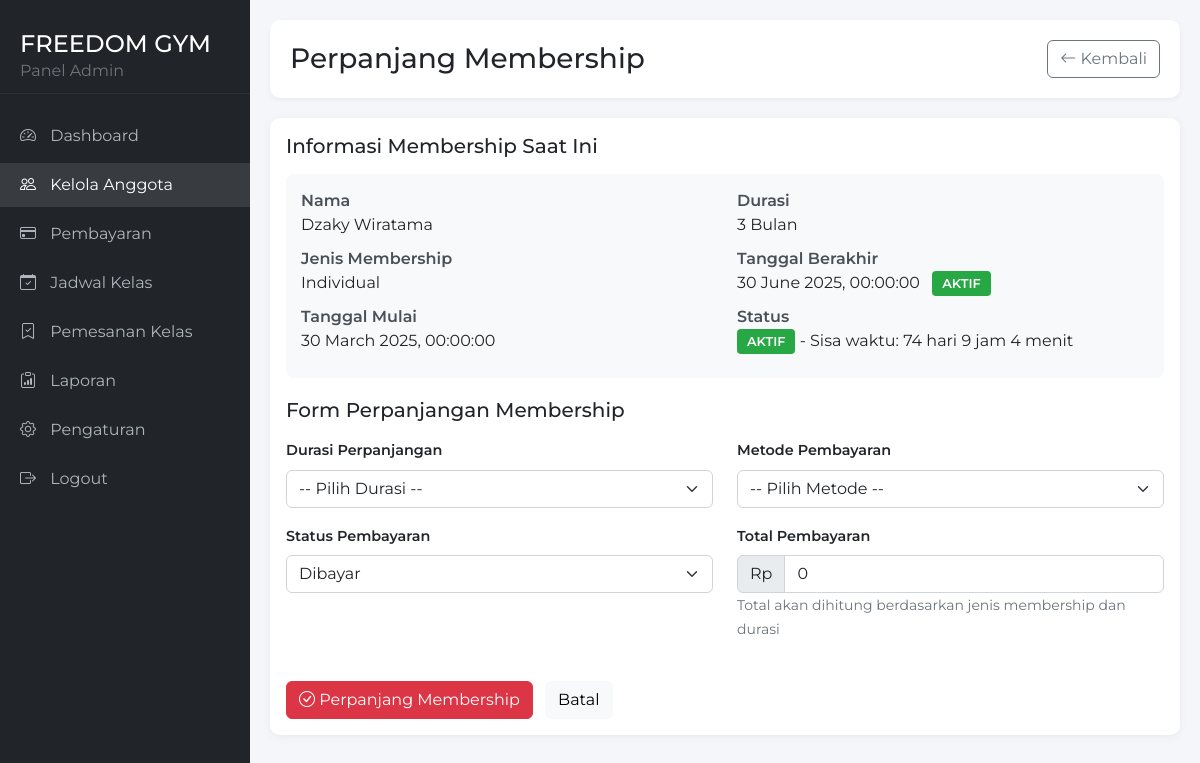
/admin-membership-renew.php?id=47 (signed in), run on the app's committed database.
### tables this page shows
CREATE TABLE `membership` (
  `id` int(11) NOT NULL,
  `nama` varchar(255) NOT NULL,
  `nomorHP` varchar(20) NOT NULL,
  `email` varchar(100) NOT NULL,
  `alamat` text NOT NULL,
  `tanggalLahir` date NOT NULL,
  `jenisKelamin` enum('Laki-laki','Perempuan','Lainnya') NOT NULL,
  `jenisMembership` enum('Visit','Individual','Squad') NOT NULL,
  `tanggalMulai` date NOT NULL,
  `durasiMembership` enum('1 Bulan','3 Bulan','6 Bulan','12 Bulan') NOT NULL,
  `metodePembayaran` enum('Tunai','Transfer Bank','QRIS') NOT NULL,
  `fotoDiri` varchar(255) NOT NULL DEFAULT 'assets/img/default-profile.png',
  `catatanKesehatan` text DEFAULT NULL,
  `namaKontakDarurat` varchar(255) NOT NULL,
  `nomorKontakDarurat` varchar(20) NOT NULL,
  `persetujuan` tinyint(1) NOT NULL,
  `tanggalDaftar` timestamp NOT NULL DEFAULT current_timestamp(),
  `username` varchar(50) DEFAULT NULL,
  `password` varchar(255) DEFAULT NULL
);

### admin-membership-renew.php (the view, shortened to what this page needs)
<?php
$servername = "localhost";
$username = "root";
$password = "";
$dbname = "gym";
$conn = new mysqli($servername, $username, $password, $dbname);
$id_anggota = 0;
$memberData = null;
function formatDateTime($dateTimeStr) {
    $date = new DateTime($dateTimeStr);
    return $date->format('d F Y, H:i:s');
}
function getDurationText($durationStr) {
    if ($durationStr === '1 Hari') {
        return '24 jam';
    } else {
        return $durationStr;
    }
}
if (isset($_GET['id']) && is_numeric($_GET['id'])) {
    $id_anggota = intval($_GET['id']);
    $query = "SELECT m.*, TIMESTAMPDIFF(SECOND, NOW(),
              CASE
                WHEN m.jenisMembership = 'Visit' THEN DATE_ADD(m.tanggalMulai, INTERVAL 24 HOUR)
                WHEN m.durasiMembership = '1 Bulan' THEN DATE_ADD(m.tanggalMulai, INTERVAL 1 MONTH)
                WHEN m.durasiMembership = '3 Bulan' THEN DATE_ADD(m.tanggalMulai, INTERVAL 3 MONTH)
                WHEN m.durasiMembership = '6 Bulan' THEN DATE_ADD(m.tanggalMulai, INTERVAL 6 MONTH)
                WHEN m.durasiMembership = '12 Bulan' THEN DATE_ADD(m.tanggalMulai, INTERVAL 12 MONTH)
                ELSE m.tanggalMulai
              END) as secondsRemaining
              FROM membership m WHERE m.id = ?";
    $stmt = $conn->prepare($query);
    $stmt->bind_param("i", $id_anggota);
    $stmt->execute();
    $result = $stmt->get_result();
    if ($result->num_rows > 0) {
        $memberData = $result->fetch_assoc();
    } else {
        $error = "Data anggota tidak ditemukan.";
    }
} else {
    $error = "ID anggota tidak valid.";
}
function calculateExpiryDate($memberData) {
    $startDate = new DateTime($memberData['tanggalMulai']);
    if ($memberData['jenisMembership'] === 'Visit') {
        $expiryDate = clone $startDate;
        $expiryDate->modify('+24 hours');
    } else {
        $durationStr = $memberData['durasiMembership'];
        $durationMonths = intval(explode(' ', $durationStr)[0]);
        $expiryDate = clone $startDate;
        $expiryDate->modify("+{$durationMonths} months");
    }
    return $expiryDate;
}
$expiryDate = null;
if ($memberData) {
    $expiryDate = calculateExpiryDate($memberData);
    $now = new DateTime();
    $isExpired = ($now > $expiryDate);
}
?>
<!DOCTYPE html>
<html lang="en">
<head>
    <link href="https://cdn.jsdelivr.net/npm/bootstrap@5.2.3/dist/css/bootstrap.min.css" rel="stylesheet">
    <link href="https://cdn.jsdelivr.net/npm/bootstrap-icons@1.10.0/font/bootstrap-icons.css" rel="stylesheet">
</head>
<body>
    <div class="sidebar">
        <div class="sidebar-header">
            <h4 class="mb-0">FREEDOM GYM</h4>
            <p class="text-muted mb-0">Panel Admin</p>
        </div>
        <ul class="sidebar-menu">
            <li><a href="admin-dashboard.php"><i class="bi bi-speedometer2"></i> Dashboard</a></li>
            <li><a href="admin-members.php" class="active"><i class="bi bi-people"></i> Kelola Anggota</a></li>
            <li><a href="admin-payments.php"><i class="bi bi-credit-card"></i> Pembayaran</a></li>
            <li><a href="admin-classes.php"><i class="bi bi-calendar-check"></i> Jadwal Kelas</a></li>
            <li><a href="admin-bookings.php"><i class="bi bi-bookmark-check"></i> Pemesanan Kelas</a></li>
            <li><a href="admin-reports.php"><i class="bi bi-clipboard-data"></i> Laporan</a></li>
            <li><a href="admin-settings.php"><i class="bi bi-gear"></i> Pengaturan</a></li>
            <li><a href="logout-admin.php"><i class="bi bi-box-arrow-right"></i> Logout</a></li>
        </ul>
    </div>
    <div class="content">
        <div class="page-header d-flex justify-content-between align-items-center">
            <h3 class="mb-0">Perpanjang Membership</h3>
            <a href="admin-member-view.php?id=<?php echo $id_anggota; ?>" class="btn btn-outline-secondary">
                <i class="bi bi-arrow-left"></i> Kembali
            </a>
        </div>
        <div class="card">
            <div class="card-body">
                <?php if($memberData): ?>
                    <h5 class="mb-3">Informasi Membership Saat Ini</h5>
                    <div class="membership-info">
                        <div class="row">
                            <div class="col-md-6">
                                <div class="info-item">
                                    <div class="info-label">Nama</div>
                                    <div><?php echo htmlspecialchars($memberData['nama']); ?></div>
                                </div>
                                <div class="info-item">
                                    <div class="info-label">Jenis Membership</div>
                                    <div><?php echo htmlspecialchars($memberData['jenisMembership']); ?></div>
                                </div>
                                <div class="info-item">
                                    <div class="info-label">Tanggal Mulai</div>
                                    <div><?php echo formatDateTime($memberData['tanggalMulai']); ?></div>
                                </div>
                            </div>
                            <div class="col-md-6">
                                <div class="info-item">
                                    <div class="info-label">Durasi</div>
                                    <div><?php echo htmlspecialchars(getDurationText($memberData['durasiMembership'])); ?></div>
                                </div>
                                <div class="info-item">
                                    <div class="info-label">Tanggal Berakhir</div>
                                    <div>
                                        <?php echo $expiryDate ? $expiryDate->format('d F Y, H:i:s') : 'Tidak tersedia'; ?>
                                        <?php if (isset($isExpired)): ?>
                                            <span class="ms-2 <?php echo $isExpired ? 'expired-badge' : 'active-badge'; ?>">
                                                <?php echo $isExpired ? 'KADALUARSA' : 'AKTIF'; ?>
                                            </span>
                                        <?php endif; ?>
                                    </div>
                                </div>
                                <div class="info-item">
                                    <div class="info-label">Status</div>
                                    <div>
                                        <?php
                                        if ($memberData['secondsRemaining'] > 0) {
                                            echo '<span class="active-badge">AKTIF</span> - Sisa waktu: ';
                                            $days = floor($memberData['secondsRemaining'] / (60 * 60 * 24));
                                            $hours = floor(($memberData['secondsRemaining'] % (60 * 60 * 24)) / (60 * 60));
                                            $minutes = floor(($memberData['secondsRemaining'] % (60 * 60)) / 60);
                                            if ($days > 0) {
                                                echo "$days hari ";
                                            }
                                            if ($hours > 0 || $days > 0) {
                                                echo "$hours jam ";
                                            }
                                            echo "$minutes menit";
                                        } else {
                                            echo '<span class="expired-badge">KADALUARSA</span>';
                                        }
                                        ?>
                                    </div>
                                </div>
                            </div>
                        </div>
                    </div>
                    <h5 class="mb-3">Form Perpanjangan Membership</h5>
                    <form method="POST" action="">
                        <div class="row">
                            <div class="col-md-6 mb-3">
                                <label for="durasi" class="form-label">Durasi Perpanjangan</label>
                                <select class="form-select" id="durasi" name="durasi" required>
                                    <option value="">-- Pilih Durasi --</option>
                                </select>
                            </div>
                            <div class="col-md-6 mb-3">
                                <label for="metode_pembayaran" class="form-label">Metode Pembayaran</label>
                                <select class="form-select" id="metode_pembayaran" name="metode_pembayaran" required>
                                    <option value="">-- Pilih Metode --</option>
                                </select>
                            </div>
                            <div class="col-md-6 mb-3">
                                <label for="status_pembayaran" class="form-label">Status Pembayaran</label>
                                <select class="form-select" id="status_pembayaran" name="status_pembayaran" required>
                                    <option value="paid">Dibayar</option>
                                </select>
                            </div>
                            <div class="col-md-6 mb-3">
                                <label for="total_pembayaran" class="form-label">Total Pembayaran</label>
                                <div class="input-group">
                                    <span class="input-group-text">Rp</span>
                                    <input type="text" class="form-control" id="total_pembayaran" readonly>
                                </div>
                                <small class="text-muted">Total akan dihitung berdasarkan jenis membership dan durasi</small>
                            </div>
                        </div>
                        <div class="mt-4">
                            <button type="submit" name="renew" class="btn btn-primary">
                                <i class="bi bi-check-circle"></i> Perpanjang Membership
                            </button>
                            <a href="admin-member-view.php?id=<?php echo $id_anggota; ?>" class="btn btn-light ms-2">Batal</a>
                        </div>
                    </form>
                <?php else: ?>
                    <div class="alert alert-warning">
                        Data anggota tidak ditemukan atau terjadi kesalahan.
                    </div>
                <?php endif; ?>
            </div>
        </div>
    </div>
</body>
</html>

### admin-membership-renew.php (style rules this page uses)
body { font-family: 'Montserrat', sans-serif; background-color: #f4f6f9; min-height: 100vh; }
.sidebar { background-color: #212529; color: white; min-width: 250px; max-width: 250px; min-height: 100vh; padding-top: 20px; position: fixed; z-index: 100; }
.sidebar-header { padding: 10px 20px; border-bottom: 1px solid #2c3034; margin-bottom: 20px; }
.sidebar-menu { padding: 0; list-style: none; }
.sidebar-menu li { margin-bottom: 5px; }
.sidebar-menu a { color: #adb5bd; text-decoration: none; padding: 10px 20px; display: block; transition: all 0.3s; }
.sidebar-menu a:hover, .sidebar-menu a.active { color: white; background-color: rgba(255, 255, 255, 0.1); }
.sidebar-menu a i { margin-right: 10px; }
.content { margin-left: 250px; padding: 20px; }
.page-header { background-color: white; border-radius: 10px; padding: 20px; margin-bottom: 20px; box-shadow: 0 2px 5px rgba(0,0,0,0.05); }
.card { border: none; border-radius: 10px; box-shadow: 0 2px 10px rgba(0,0,0,0.05); margin-bottom: 20px; }
.form-label { font-weight: 600; font-size: 0.9rem; margin-bottom: 0.5rem; }
.btn-primary { background-color: #dc3545; border-color: #dc3545; }
.membership-info { background-color: #f8f9fa; border-radius: 8px; padding: 15px; margin-bottom: 20px; }
.membership-info .info-item { margin-bottom: 10px; }
.info-label { font-weight: 600; color: #495057; }
.active-badge { background-color: #28a745; color: white; padding: 5px 10px; border-radius: 4px; font-size: 0.8rem; font-weight: 600; }

### data on the page
membership: nama "Dzaky Wiratama", jenisMembership "Individual", tanggalMulai "30 March 2025, 00:00:00", durasiMembership "3 Bulan", $expiryDate->format('d F Y, H:i:s') "30 June 2025, 00:00:00"

### other printed values
$days "74"
$hours "9"
$minutes "4"
